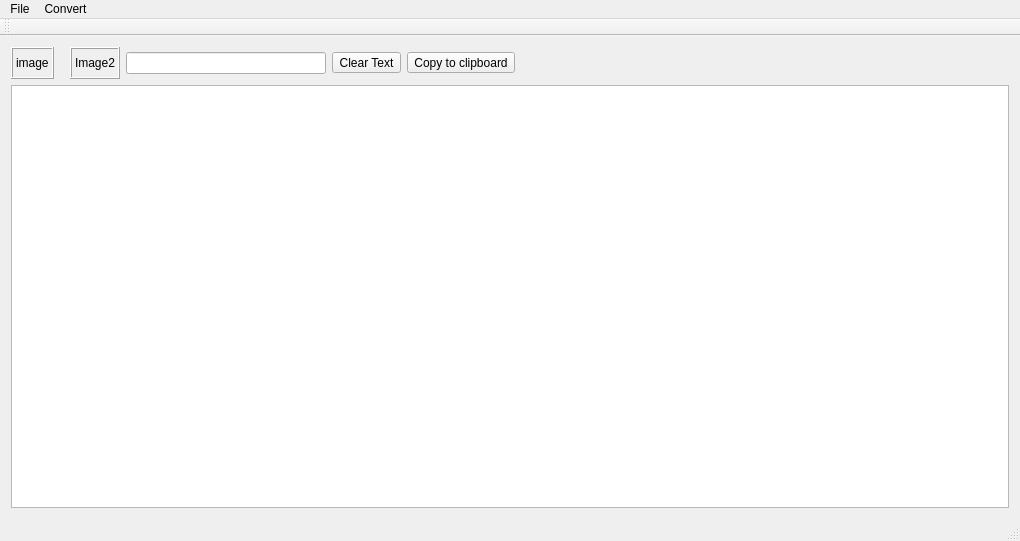
<?xml version="1.0" encoding="UTF-8"?>
<ui version="4.0">
 <class>MainWindow</class>
 <widget class="QMainWindow" name="MainWindow">
  <property name="geometry">
   <rect>
    <x>0</x>
    <y>0</y>
    <width>1020</width>
    <height>541</height>
   </rect>
  </property>
  <property name="windowTitle">
   <string>MainWindow</string>
  </property>
  <widget class="QWidget" name="centralWidget">
   <layout class="QVBoxLayout" name="verticalLayout_2">
    <item>
     <layout class="QVBoxLayout" name="verticalLayout">
      <item>
       <layout class="QHBoxLayout" name="horizontalLayout_2">
        <property name="sizeConstraint">
         <enum>QLayout::SetDefaultConstraint</enum>
        </property>
        <item>
         <widget class="QLabel" name="label">
          <property name="sizePolicy">
           <sizepolicy hsizetype="Preferred" vsizetype="Preferred">
            <horstretch>0</horstretch>
            <verstretch>0</verstretch>
           </sizepolicy>
          </property>
          <property name="minimumSize">
           <size>
            <width>32</width>
            <height>32</height>
           </size>
          </property>
          <property name="maximumSize">
           <size>
            <width>128</width>
            <height>128</height>
           </size>
          </property>
          <property name="frameShape">
           <enum>QFrame::Box</enum>
          </property>
          <property name="frameShadow">
           <enum>QFrame::Raised</enum>
          </property>
          <property name="lineWidth">
           <number>1</number>
          </property>
          <property name="text">
           <string>image</string>
          </property>
         </widget>
        </item>
        <item>
         <spacer name="horizontalSpacer_2">
          <property name="orientation">
           <enum>Qt::Horizontal</enum>
          </property>
          <property name="sizeType">
           <enum>QSizePolicy::Minimum</enum>
          </property>
          <property name="sizeHint" stdset="0">
           <size>
            <width>10</width>
            <height>20</height>
           </size>
          </property>
         </spacer>
        </item>
        <item>
         <widget class="QLabel" name="label_2">
          <property name="minimumSize">
           <size>
            <width>32</width>
            <height>32</height>
           </size>
          </property>
          <property name="maximumSize">
           <size>
            <width>128</width>
            <height>128</height>
           </size>
          </property>
          <property name="frameShape">
           <enum>QFrame::Box</enum>
          </property>
          <property name="frameShadow">
           <enum>QFrame::Raised</enum>
          </property>
          <property name="text">
           <string>Image2</string>
          </property>
         </widget>
        </item>
        <item>
         <widget class="QLineEdit" name="lineEdit">
          <property name="maximumSize">
           <size>
            <width>200</width>
            <height>16777215</height>
           </size>
          </property>
         </widget>
        </item>
        <item>
         <widget class="QToolButton" name="toolButton">
          <property name="text">
           <string>Clear Text</string>
          </property>
         </widget>
        </item>
        <item>
         <widget class="QToolButton" name="toolButton_2">
          <property name="text">
           <string>Copy to clipboard</string>
          </property>
         </widget>
        </item>
        <item>
         <spacer name="horizontalSpacer">
          <property name="orientation">
           <enum>Qt::Horizontal</enum>
          </property>
          <property name="sizeHint" stdset="0">
           <size>
            <width>40</width>
            <height>20</height>
           </size>
          </property>
         </spacer>
        </item>
       </layout>
      </item>
      <item>
       <widget class="QPlainTextEdit" name="plainTextEdit"/>
      </item>
     </layout>
    </item>
   </layout>
  </widget>
  <widget class="QMenuBar" name="menuBar">
   <property name="geometry">
    <rect>
     <x>0</x>
     <y>0</y>
     <width>1020</width>
     <height>21</height>
    </rect>
   </property>
   <widget class="QMenu" name="menuFile">
    <property name="title">
     <string>File</string>
    </property>
    <addaction name="actionLoad_Image"/>
   </widget>
   <widget class="QMenu" name="menuConvert">
    <property name="title">
     <string>Convert</string>
    </property>
    <addaction name="actionConvert"/>
   </widget>
   <addaction name="menuFile"/>
   <addaction name="menuConvert"/>
  </widget>
  <widget class="QToolBar" name="mainToolBar">
   <attribute name="toolBarArea">
    <enum>TopToolBarArea</enum>
   </attribute>
   <attribute name="toolBarBreak">
    <bool>false</bool>
   </attribute>
  </widget>
  <widget class="QStatusBar" name="statusBar"/>
  <action name="actionLoad_Image">
   <property name="text">
    <string>Load Image</string>
   </property>
  </action>
  <action name="actionConvert">
   <property name="text">
    <string>Convert</string>
   </property>
  </action>
 </widget>
 <layoutdefault spacing="6" margin="11"/>
 <resources/>
 <connections/>
</ui>
